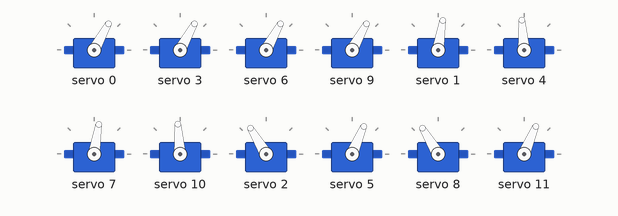
A sketch run on a simulated Arduino Uno, built with avr-gcc and run on an emulated ATmega328P. Parts: 12 × servo. What the sketch prints to the serial monitor is not drawn.

Above: at 0.05 s.
At 0.85 s:
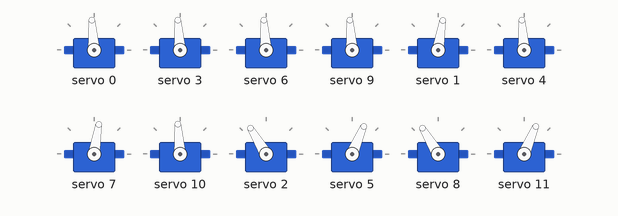
At 1.7 s:
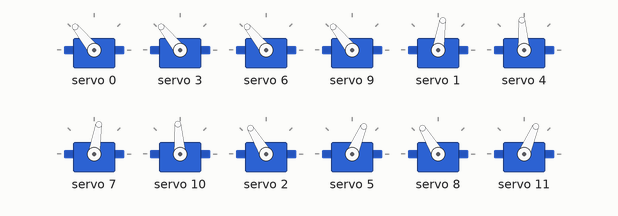
At 3.75 s:
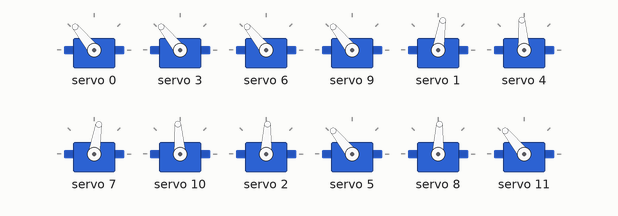
At 5.6 s:
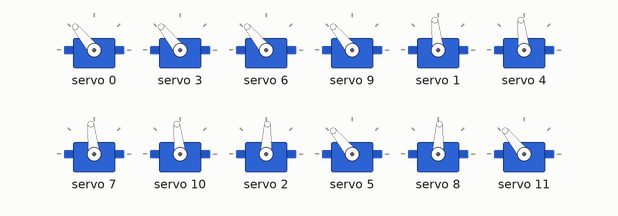
At 7.5 s:
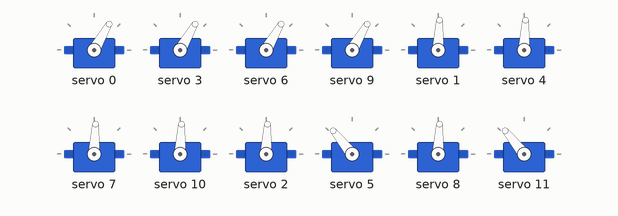
Timing chart, 0 to 9.8 s (numbered marks = the images above):
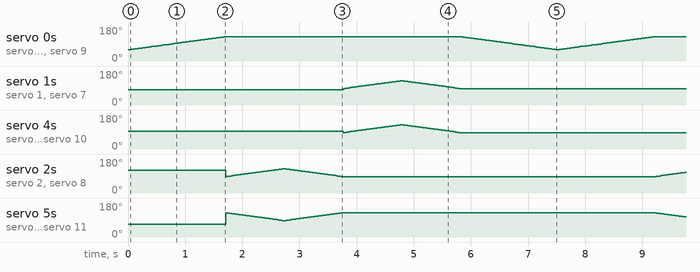

The sketch:

PCA_with_12_servos.ino
```cpp
#include <Wire.h>

#include <Adafruit_PWMServoDriver.h>


// Creat object to represent PCA9685 at default I2C address
Adafruit_PWMServoDriver pca9685 = Adafruit_PWMServoDriver(0x40);

// Define maximum and minimum number of "ticks" for the servo motors
// Range from 0 to 4095
// This determines the pulse width

#define SERVOMIN  80  // Minimum value
#define SERVOMAX  600  // Maximum value

// Define servo motor connections (expand as required)
#define SER0  0       // Schulter  FRS  FRONT RECHTS
#define SER1  1       // Knie      FRK
#define SER2  2       // Fuss      FRF

#define SER3  3       // Schulter  FLS  FRONT LINKS
#define SER4  4       // Knie      FLK
#define SER5  5       // Fuss      FLF

#define SER6  6       // Schulter  HRS  HECK RECHTS
#define SER7  7       // Knie      HRK
#define SER8  8       // Fuss      HRF

#define SER9  9       // Schulter  HLS  HECK LINKS
#define SER10  10     // Knie      HLK
#define SER11  11     // Fuss      HLF

// Variables for int without value
int angle_r, angle_l, pwm0, pwm1, pwm2, pwm3, pwm4, pwm5, pwm6, pwm7, pwm8, pwm9, pwm10, pwm11;


int angle_right(int r) {
  return angle_r = map( r, 0, 180, SERVOMIN, SERVOMAX);

}
int angle_left(int l) {
  return angle_l = map( l, 180, 0, SERVOMIN, SERVOMAX);

}

void setup() {

  // Serial monitor setup
  Serial.begin(115200);

  // Print to monitor
  Serial.println("PCA9685 Servo Test");

  // Initialize PCA9685
  pca9685.begin();

  // Set PWM Frequency to 50Hz
  pca9685.setPWMFreq(50);

  int schulter_r = angle_right(77);
  int schulter_l = angle_left(100);

  int knie_r = angle_right(70);
  int knie_l = angle_left(100);

  int fuss_r = angle_right(100);
  int fuss_l = angle_left(120);

  pca9685.setPWM(SER0, 0, schulter_r);
  pca9685.setPWM(SER3, 0, schulter_l);
  pca9685.setPWM(SER6, 0, schulter_r);
  pca9685.setPWM(SER9, 0, schulter_l);

  pca9685.setPWM(SER1, 0, knie_r);
  pca9685.setPWM(SER4, 0, knie_l);
  pca9685.setPWM(SER7, 0, knie_r);
  pca9685.setPWM(SER10, 0, knie_l);

  pca9685.setPWM(SER2, 0, fuss_r);
  pca9685.setPWM(SER5, 0, fuss_l);
  pca9685.setPWM(SER8, 0, fuss_r);
  pca9685.setPWM(SER11, 0, fuss_l);

}

void push_up() {


  // Move Motor 0 from 0 to 180 degrees
  for (int posDegrees = 75; posDegrees <= 105; posDegrees++) {

    // Determine PWM pulse width
    pwm1 = map(posDegrees, 0, 180, SERVOMIN, SERVOMAX);
    pwm4 = map(posDegrees, 0, 180, SERVOMIN, SERVOMAX);
    pwm7 = map(posDegrees, 0, 180, SERVOMIN, SERVOMAX);
    pwm10 = map(posDegrees, 0, 180, SERVOMIN, SERVOMAX);
    // Write to PCA9685
    pca9685.setPWM(SER1, 0, pwm1);
    pca9685.setPWM(SER4, 0, pwm4);
    pca9685.setPWM(SER7, 0, pwm7);
    pca9685.setPWM(SER10, 0, pwm10);
    delay(30);
  }

  // Move Motor 1 from 180 to 0 degrees
  for (int posDegrees = 105; posDegrees >= 75; posDegrees--) {

    // Determine PWM pulse width
    pwm1 = map(posDegrees, 0, 180, SERVOMIN, SERVOMAX);
    pwm4 = map(posDegrees, 0, 180, SERVOMIN, SERVOMAX);
    pwm7 = map(posDegrees, 0, 180, SERVOMIN, SERVOMAX);
    pwm10 = map(posDegrees, 0, 180, SERVOMIN, SERVOMAX);
    // Write to PCA9685
    pca9685.setPWM(SER1, 0, pwm1);
    pca9685.setPWM(SER4, 0, pwm4);
    pca9685.setPWM(SER7, 0, pwm7);
    pca9685.setPWM(SER10, 0, pwm10);
    delay(30);
  }
}

void push_() {


  // Move Motor 0 from 0 to 180 degrees
  for (int posDegrees = 75; posDegrees <= 105; posDegrees++) {

    // Determine PWM pulse width
    pwm2 = map(posDegrees, 0, 180, SERVOMIN, SERVOMAX);
    pwm5 = map(posDegrees, 180, 0, SERVOMIN, SERVOMAX);
    pwm8 = map(posDegrees, 0, 180, SERVOMIN, SERVOMAX);
    pwm11 = map(posDegrees, 180, 0, SERVOMIN, SERVOMAX);
    // Write to PCA9685
    pca9685.setPWM(SER2, 0, pwm2);
    pca9685.setPWM(SER5, 0, pwm5);
    pca9685.setPWM(SER8, 0, pwm8);
    pca9685.setPWM(SER11, 0, pwm11);
    delay(30);
  }

  // Move Motor 1 from 180 to 0 degrees
  for (int posDegrees = 105; posDegrees >= 75; posDegrees--) {

    // Determine PWM pulse width
    pwm2 = map(posDegrees, 0, 180, SERVOMIN, SERVOMAX);
    pwm5 = map(posDegrees, 180, 0, SERVOMIN, SERVOMAX);
    pwm8 = map(posDegrees, 0, 180, SERVOMIN, SERVOMAX);
    pwm11 = map(posDegrees, 180, 0, SERVOMIN, SERVOMAX);
    // Write to PCA9685
    pca9685.setPWM(SER2, 0, pwm2);
    pca9685.setPWM(SER5, 0, pwm5);
    pca9685.setPWM(SER8, 0, pwm8);
    pca9685.setPWM(SER11, 0, pwm11);
    delay(30);
  }
}

void sweep() {


  // Move Motor 0 from 0 to 180 degrees
  for (int posDegrees = 55; posDegrees <= 105; posDegrees++) {

    // Determine PWM pulse width
    pwm0 = map(posDegrees, 0, 180, SERVOMIN, SERVOMAX);
    pwm3 = map(posDegrees, 0, 180, SERVOMIN, SERVOMAX);
    pwm6 = map(posDegrees, 0, 180, SERVOMIN, SERVOMAX);
    pwm9 = map(posDegrees, 0, 180, SERVOMIN, SERVOMAX);
    // Write to PCA9685
    pca9685.setPWM(SER0, 0, pwm0);
    pca9685.setPWM(SER3, 0, pwm3);
    pca9685.setPWM(SER6, 0, pwm6);
    pca9685.setPWM(SER9, 0, pwm9);
    delay(30);
  }
  push_();
  push_up();

  // Move Motor 1 from 180 to 0 degrees
  for (int posDegrees = 105; posDegrees >= 55; posDegrees--) {

    // Determine PWM pulse width
    pwm0 = map(posDegrees, 0, 180, SERVOMIN, SERVOMAX);
    pwm3 = map(posDegrees, 0, 180, SERVOMIN, SERVOMAX);
    pwm6 = map(posDegrees, 0, 180, SERVOMIN, SERVOMAX);
    pwm9 = map(posDegrees, 0, 180, SERVOMIN, SERVOMAX);
    // Write to PCA9685
    pca9685.setPWM(SER0, 0, pwm0);
    pca9685.setPWM(SER3, 0, pwm3);
    pca9685.setPWM(SER6, 0, pwm6);
    pca9685.setPWM(SER9, 0, pwm9);
    delay(30);
  }
}

void loop() {

  Serial.print(" sweep ");
  sweep();

}
```
